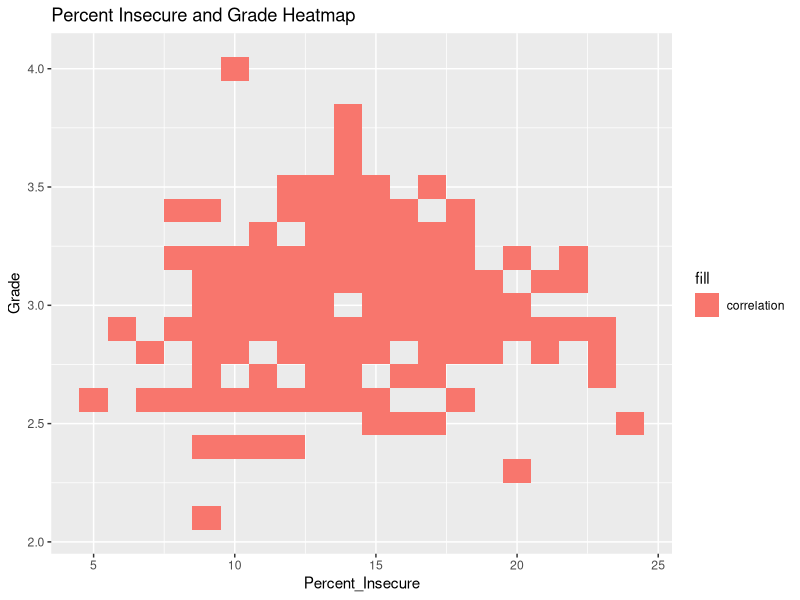
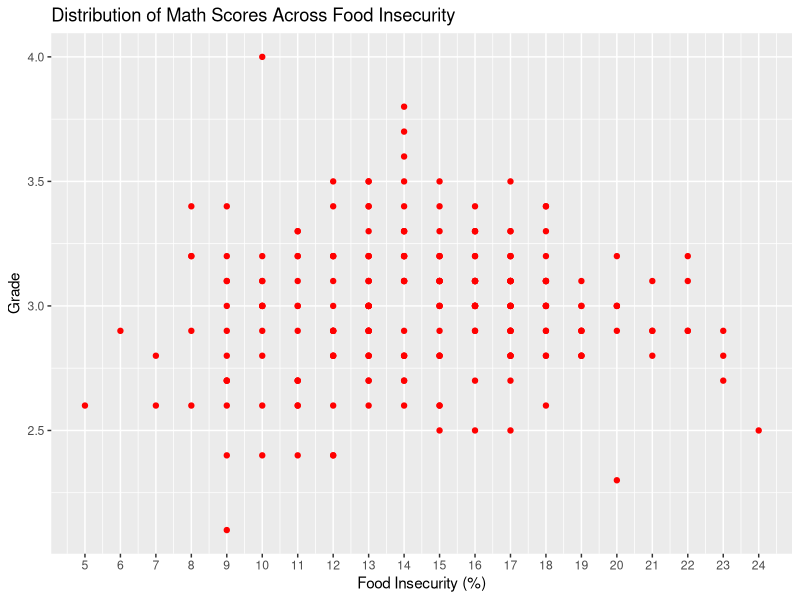
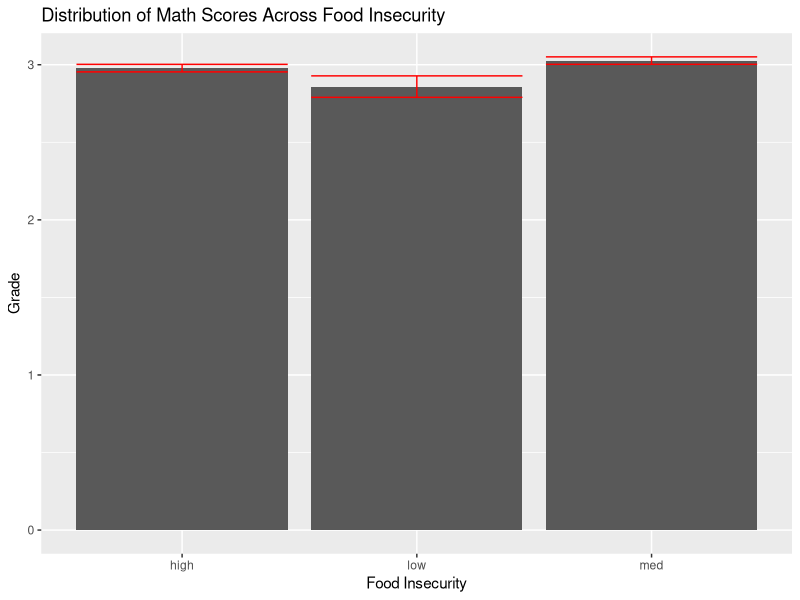
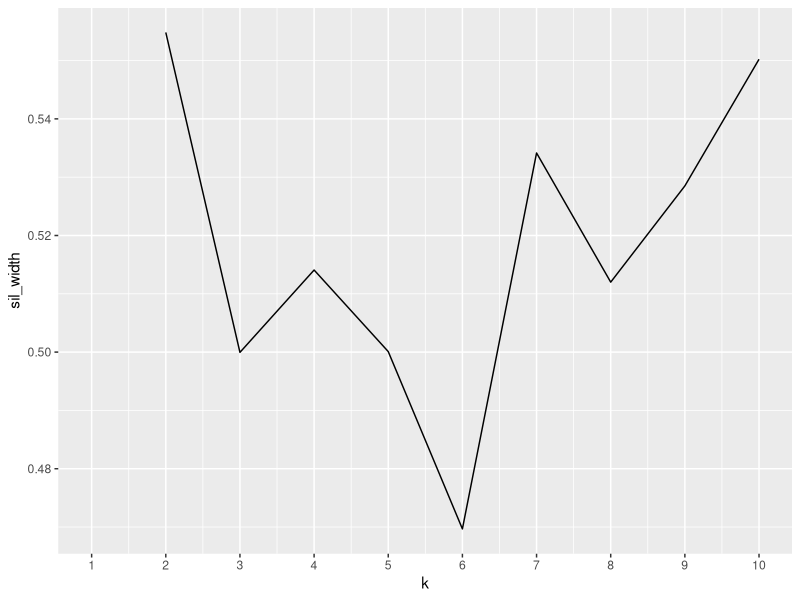
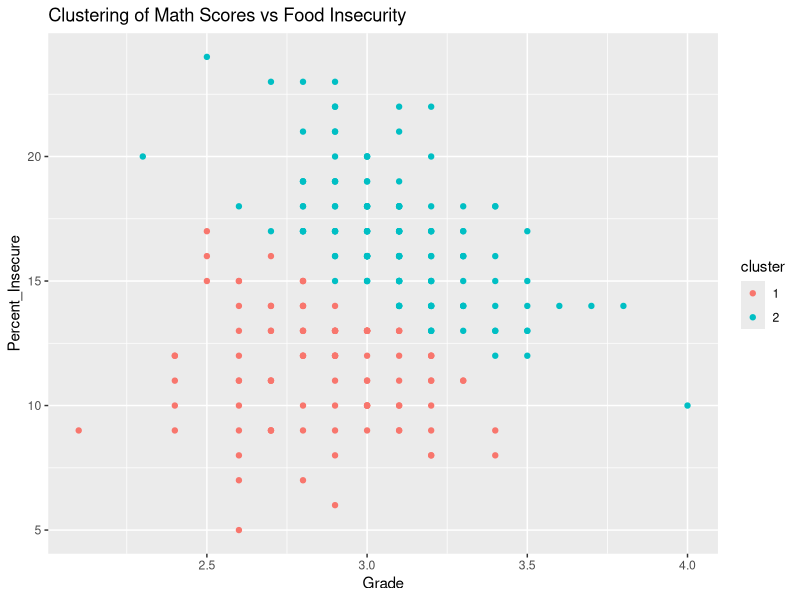

Write the R code that produced these figures, in order.
## ---- chunk 1
knitr::opts_chunk$set(echo = TRUE, eval = TRUE, fig.align = "center", 
    warning = F, message = F, tidy = TRUE, tidy.opts = list(width.cutoff = 60), 
    R.options = list(max.print = 100))
## ---- chunk 2

library(tidyverse)
math <- read_csv("math.csv")
food <- read_csv("food.csv")

glimpse(math)
glimpse(food)
## ---- chunk 3

math_food_joined <- math %>% full_join(food)
glimpse(math_food_joined)

## ---- chunk 4

math_food_joined <- math_food_joined %>% 
  rename(Grade="Average Grade Performance (Math)", Percent_Insecure="% Food Insecure", Number_Insecure="# Food Insecure") 

head(math_food_joined %>% 
  select(County, Percent_Insecure, Grade) %>% 
  group_by(County) %>% 
  filter(Grade<3.1, Percent_Insecure>15) %>%
  arrange(desc(Percent_Insecure)))

## ---- chunk 5

math_food_joined %>% summarize_if(is.numeric,mean,na.rm=T)
math_food_joined %>% summarize_if(is.numeric,sd,na.rm=T)
math_food_joined %>% summarize_if(is.numeric,var,na.rm=T)
math_food_joined %>% summarize_if(is.numeric,min,na.rm=T)
math_food_joined %>% summarize_if(is.numeric,max,na.rm=T)

## ---- chunk 6

Categorical_Data <- math_food_joined %>% 
  mutate(Insecure_cat = case_when(Percent_Insecure>16 ~ "high",
                                            Percent_Insecure<=16 & 10<=Percent_Insecure ~ "med",Percent_Insecure<10 ~ "low"))

Categorical_Data %>% 
  group_by(Insecure_cat) %>% summarize_if(is.numeric,mean,na.rm=T)
Categorical_Data %>% 
  group_by(Insecure_cat) %>% summarize_if(is.numeric,sd,na.rm=T)
Categorical_Data %>% 
  group_by(Insecure_cat) %>% summarize_if(is.numeric,var,na.rm=T)
Categorical_Data %>% 
  group_by(Insecure_cat) %>% summarize_if(is.numeric,min,na.rm=T)
Categorical_Data %>% 
  group_by(Insecure_cat) %>% summarize_if(is.numeric,max,na.rm=T)


## ---- chunk 7


meanslong <- Categorical_Data  %>% pivot_longer(cols=c("Grade","Number_Insecure", "Percent_Insecure"), names_to="Insecurity Type")

head(meanslong)

meanslongwide <- meanslong %>%
  pivot_wider(names_from="Insecurity Type",values_from="value")%>% 
  group_by(Insecure_cat)

head(meanslongwide)



## ---- chunk 8

math_food_joined %>% ggplot(aes(Percent_Insecure, Grade, fill="correlation")) +geom_tile() + ggtitle("Percent Insecure and Grade Heatmap")

## ---- chunk 9

ggplot(math_food_joined, aes(Percent_Insecure, Grade, color=County))+geom_point(color = "red") + 
  scale_x_continuous(breaks = c(5, 6, 7, 8, 9, 10, 11, 12, 13, 14, 15, 16, 17, 18, 19, 20, 21, 22, 23, 24, 25)) + ggtitle("Distribution of Math Scores Across Food Insecurity") + ylab("Grade") + xlab("Food Insecurity (%)") + theme(legend.position = "none") 

## ---- chunk 10

ggplot(Categorical_Data, aes(x = Insecure_cat, y = Grade))+
  geom_bar(stat="summary")+
  geom_errorbar(stat="summary", color="red") + ggtitle("Distribution of Math Scores Across Food Insecurity") + ylab("Grade") + xlab("Food Insecurity") 

## ---- chunk 11
nonadata <- math_food_joined %>% na.omit() %>% select("Grade", "Percent_Insecure")

library(cluster)
sil_width<-vector() 
for(i in 2:10){
kms <- kmeans(nonadata,centers=i) 
sil <- silhouette(kms$cluster,dist(nonadata)) 
sil_width[i]<-mean(sil[,3]) 
}
ggplot()+geom_line(aes(x=1:10,y=sil_width))+scale_x_continuous(name="k",breaks=1:10)

kmeans1 <- nonadata %>% scale %>% kmeans(2)
kmeans1

kmeansclust <- nonadata %>% mutate(cluster=as.factor(kmeans1$cluster))
kmeansclust %>% ggplot(aes(Grade,Percent_Insecure,color=cluster)) + geom_point()+ ggtitle("Clustering of Math Scores vs Food Insecurity")
head(math_food_joined %>% filter(!is.na(Grade), !is.na(Percent_Insecure)) %>% mutate(cluster=as.factor(kmeans1$cluster)))

